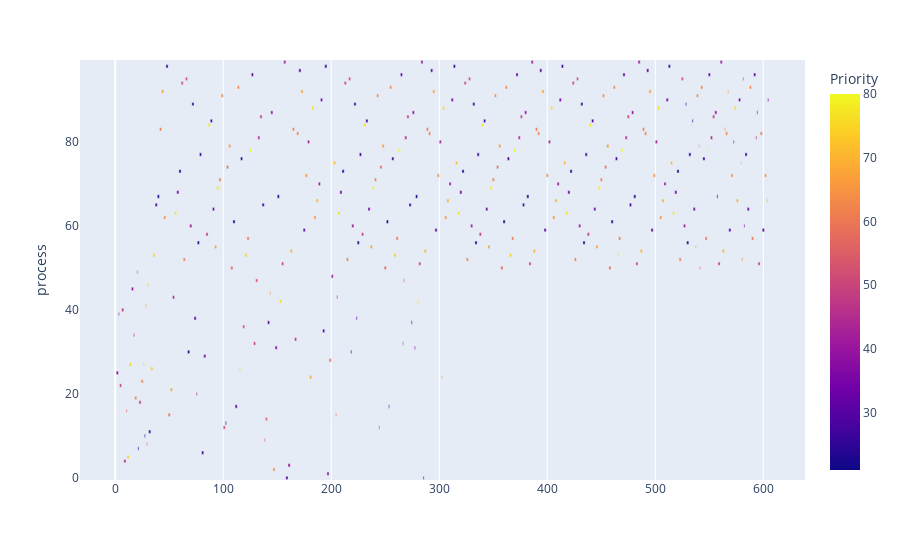

The notebook cell saved with this chart:
### Code cell
fig = px.timeline(df, x_start="Start", x_end="Finish", y="process", color="Priority")

df['delta'] = df['Finish'] - df['Start']
fig.layout.xaxis.type = 'linear'
fig.data[0].x = df.delta.tolist()
fig.data[0].base = df.Start.tolist()
fig.show()

### Figure 1 — Plotly figure (JSON) as saved in the notebook; plotly's stock layout.template omitted (floating-point values rounded to 4 significant figures; data arrays with more than 128 entries replaced by an {"elided": "..."} marker saying what was removed)
{"data": [{"base": {"elided": "326 int values"}, "hovertemplate": "Start=%{base}<br>Finish=%{x}<br>process=%{y}<br>Priority=%{marker.color}<extra></extra>", "legendgroup": "", "marker": {"color": {"elided": "326 int values"}, "coloraxis": "coloraxis", "pattern": {"shape": ""}}, "name": "", "orientation": "h", "showlegend": false, "textposition": "auto", "type": "bar", "x": {"elided": "326 int values"}, "xaxis": "x", "y": {"elided": "326 int values"}, "yaxis": "y"}], "layout": {"barmode": "overlay", "coloraxis": {"colorbar": {"title": {"text": "Priority"}}, "colorscale": [[0, "#0d0887"], [0.1111, "#46039f"], [0.2222, "#7201a8"], [0.3333, "#9c179e"], [0.4444, "#bd3786"], [0.5556, "#d8576b"], [0.6667, "#ed7953"], [0.7778, "#fb9f3a"], [0.8889, "#fdca26"], [1, "#f0f921"]]}, "legend": {"tracegroupgap": 0}, "margin": {"t": 60}, "xaxis": {"anchor": "y", "domain": [0, 1], "type": "linear"}, "yaxis": {"anchor": "x", "domain": [0, 1], "title": {"text": "process"}}}}
